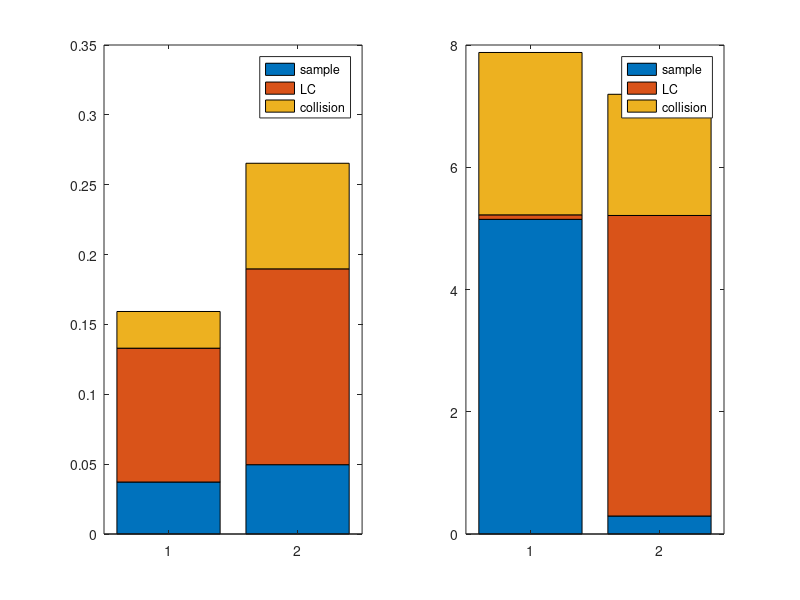

This chart was generated by the following MATLAB code:
clear all
clc

%%

D = load('profile_BiRRT_GD_3poles.txt');

suc = sum(D(:,1));

total_runtime = mean(D(:,3));
proj_count = round(mean(D(:,4)));
proj_time = mean(D(:,5));
col_count = round(mean(D(:,6)));
col_time = mean(D(:,7));
lc_count = round(mean(D(:,12)));
lc_time = mean(D(:,11));
lc_success_count = round(mean(D(:,13)));
sample_time = mean(D(:,14));
sample_success_count = round(mean(D(:,15)));
sample_fail_count = round(mean(D(:,16)));
path_size = mean(D(:,9));
trees_size = mean(D(:,10));

fprintf('NR:\n');
fprintf('Total runtime: %f sec.\n', total_runtime);
fprintf('Sampling time %f sec, is %f%% of the total runtime,\n', sample_time, sample_time/total_runtime*100);
fprintf('number of samples per sec: %d.\n', (sample_success_count+sample_fail_count)/sample_time);
fprintf('Failed %f%% of %d samples.\n', sample_fail_count/(sample_fail_count+sample_success_count)*100, sample_fail_count+sample_success_count);
fprintf('Succeeded %f%% of %d local-conenction checks.\n', lc_success_count/lc_count*100, lc_count);
fprintf('Local connection time: %f msec, is %f%% of the total runtime.\n', lc_time*1e3, lc_time/total_runtime*100);
fprintf('Avg. local connection time: %f msec.\n', lc_time/lc_count*1e3);
fprintf('number of local connections per sec: %d\n', lc_count/total_runtime);
fprintf('Collision time %f msec for %d checks.\n', col_time*1e3, col_count);
fprintf('Path size: %d.\n', round(path_size));
fprintf('Trees size: %d.\n\n', round(trees_size));

ygd = [sample_time lc_time col_time];
LC(:,1) =  D(:,11)./D(:,12)*1e3;

%%

D = load('profile_BiRRT_PCS_3poles.txt');

suc = sum(D(:,1));

total_runtime = mean(D(:,3));
proj_count = round(mean(D(:,4)));
proj_time = mean(D(:,5));
col_count = round(mean(D(:,6)));
col_time = mean(D(:,7));
lc_count = round(mean(D(:,12)));
lc_time = mean(D(:,11));
lc_success_count = round(mean(D(:,13)));
sample_time = mean(D(:,14));
sample_success_count = round(mean(D(:,15)));
sample_fail_count = round(mean(D(:,16)));
path_size = mean(D(:,9));
trees_size = mean(D(:,10));

fprintf('PCS:\n');
fprintf('Total runtime: %f sec.\n', total_runtime);
fprintf('Sampling time %f sec, is %f%% of the total runtime,\n', sample_time, sample_time/total_runtime*100);
fprintf('number of samples per sec: %d.\n', (sample_success_count+sample_fail_count)/sample_time);
fprintf('Failed %f%% of %d samples.\n', sample_fail_count/(sample_fail_count+sample_success_count)*100, sample_fail_count+sample_success_count);
fprintf('Succeeded %f%% of %d local-conenction checks.\n', lc_success_count/lc_count*100, lc_count);
fprintf('Local connection time: %f msec, is %f%% of the total runtime.\n', lc_time*1e3, lc_time/total_runtime*100);
fprintf('Avg. local connection time: %f msec.\n', lc_time/lc_count*1e3);
fprintf('number of local connections per sec: %d\n', lc_count/total_runtime);
fprintf('Collision time %f msec for %d checks.\n', col_time*1e3, col_count);
fprintf('Path size: %d.\n', round(path_size));
fprintf('Trees size: %d.\n\n', round(trees_size));

ypcs = [sample_time lc_time col_time];
LC(:,2) =  D(:,11)./D(:,12)*1e3;

%%

D = load('profile_BiRRT_RLX_3poles.txt');

suc = sum(D(:,1));

total_runtime = mean(D(:,3));
proj_count = round(mean(D(:,4)));
proj_time = mean(D(:,5));
col_count = round(mean(D(:,6)));
col_time = mean(D(:,7));
lc_count = round(mean(D(:,12)));
lc_time = mean(D(:,11));
lc_success_count = round(mean(D(:,13)));
sample_time = mean(D(:,14));
sample_success_count = round(mean(D(:,15)));
sample_fail_count = round(mean(D(:,16)));
path_size = mean(D(:,9));
trees_size = mean(D(:,10));

fprintf('RLX:\n');
fprintf('Total runtime: %f sec.\n', total_runtime);
fprintf('Sampling time %f sec, is %f%% of the total runtime,\n', sample_time, sample_time/total_runtime*100);
fprintf('number of samples per sec: %d.\n', (sample_success_count+sample_fail_count)/sample_time);
fprintf('Failed %f%% of %d samples.\n', sample_fail_count/(sample_fail_count+sample_success_count)*100, sample_fail_count+sample_success_count);
fprintf('Succeeded %f%% of %d local-conenction checks.\n', lc_success_count/lc_count*100, lc_count);
fprintf('Local connection time: %f msec, is %f%% of the total runtime.\n', lc_time*1e3, lc_time/total_runtime*100);
fprintf('Avg. local connection time: %f msec.\n', lc_time/lc_count*1e3);
fprintf('number of local connections per sec: %d\n', lc_count/total_runtime);
fprintf('Collision time %f msec for %d checks.\n', col_time*1e3, col_count);
fprintf('Path size: %d.\n', round(path_size));
fprintf('Trees size: %d.\n\n', round(trees_size));

yrlx = [sample_time lc_time col_time];
LC(:,3) =  D(:,11)./D(:,12)*1e3;

%%

D = load('profile_BiRRT_SG_3poles.txt');

suc = sum(D(:,1));

total_runtime = mean(D(:,3));
proj_count = round(mean(D(:,4)));
proj_time = mean(D(:,5));
col_count = round(mean(D(:,6)));
col_time = mean(D(:,7));
lc_count = round(mean(D(:,12)));
lc_time = mean(D(:,11));
lc_success_count = round(mean(D(:,13)));
sample_time = mean(D(:,14));
sample_success_count = round(mean(D(:,15)));
sample_fail_count = round(mean(D(:,16)));
path_size = mean(D(:,9));
trees_size = mean(D(:,10));

fprintf('RSS:\n');
fprintf('Total runtime: %f sec.\n', total_runtime);
fprintf('Sampling time %f sec, is %f%% of the total runtime,\n', sample_time, sample_time/total_runtime*100);
fprintf('number of samples per sec: %d.\n', (sample_success_count+sample_fail_count)/sample_time);
fprintf('Failed %f%% of %d samples.\n', sample_fail_count/(sample_fail_count+sample_success_count)*100, sample_fail_count+sample_success_count);
fprintf('Succeeded %f%% of %d local-conenction checks.\n', lc_success_count/lc_count*100, lc_count);
fprintf('Local connection time: %f msec, is %f%% of the total runtime.\n', lc_time*1e3, lc_time/total_runtime*100);
fprintf('Avg. local connection time: %f msec.\n', lc_time/lc_count*1e3);
fprintf('number of local connections per sec: %d\n', lc_count/total_runtime);
fprintf('Collision time %f msec for %d checks.\n', col_time*1e3, col_count);
fprintf('Path size: %d.\n', round(path_size));
fprintf('Trees size: %d.\n\n', round(trees_size));

yrss = [sample_time lc_time col_time];
% LC(:,4) =  D(:,11)./D(:,12)*1e3;

%%
figure(1)
clf
subplot(121)
bar([ygd; ypcs],'stacked');
legend('sample','LC','collision');

subplot(122)
bar([yrlx; yrss],'stacked');
legend('sample','LC','collision');
